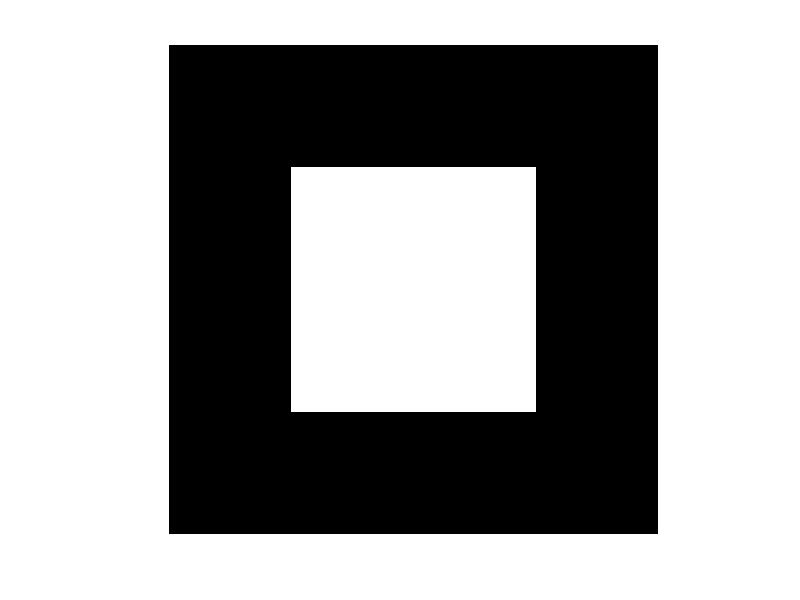
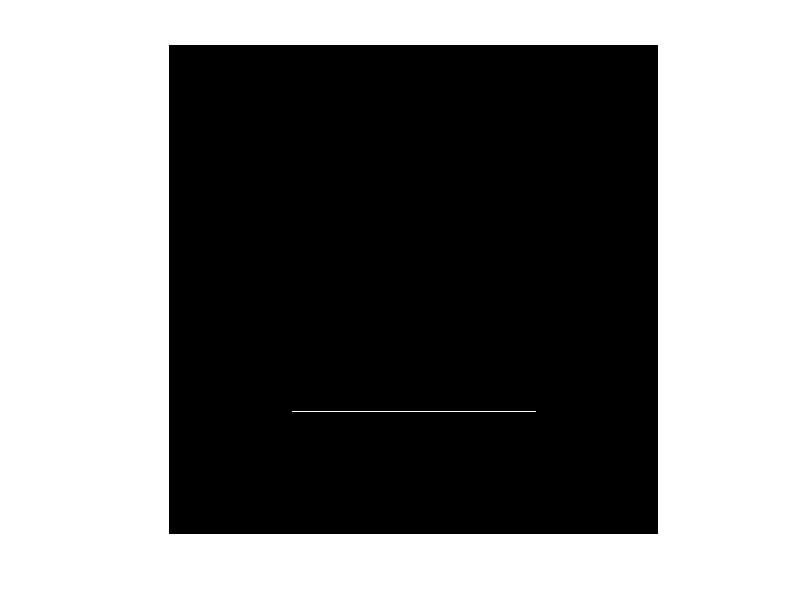

MATLAB code for these plots, in order:
clc;clear;close all;
im=logical(zeros(800,800));
im(200:600,200:600)=1;
figure('Name','Black and white image ');imshow(im);
b=ones(3,3);
c=[1 1 1;1 1 1;0 0 0];
d=[0 0 0;0 0 0;1 1 1];
t=bwhitmiss(im,c,d); %or bwmorph(im,operation)
figure('Name','h&m transform');imshow(t);